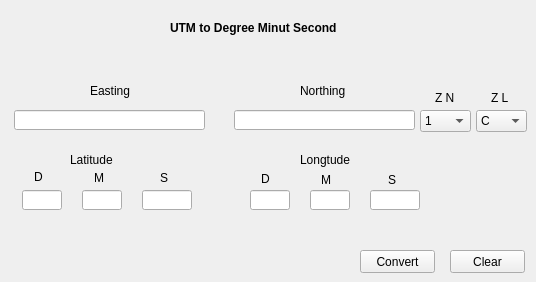
   <widget class="QWidget" name="tab_7">
    <attribute name="title">
     <string>utm to dms</string>
    </attribute>
    <widget class="QLineEdit" name="lineEdit_33">
     <property name="enabled">
      <bool>true</bool>
     </property>
     <property name="geometry">
      <rect>
       <x>14</x>
       <y>110</y>
       <width>191</width>
       <height>20</height>
      </rect>
     </property>
     <property name="readOnly">
      <bool>false</bool>
     </property>
    </widget>
    <widget class="QLineEdit" name="lineEdit_34">
     <property name="enabled">
      <bool>true</bool>
     </property>
     <property name="geometry">
      <rect>
       <x>234</x>
       <y>110</y>
       <width>181</width>
       <height>20</height>
      </rect>
     </property>
     <property name="readOnly">
      <bool>false</bool>
     </property>
    </widget>
    <widget class="QLabel" name="label_35">
     <property name="geometry">
      <rect>
       <x>300</x>
       <y>80</y>
       <width>61</width>
       <height>21</height>
      </rect>
     </property>
     <property name="text">
      <string>Northing</string>
     </property>
    </widget>
    <widget class="QLabel" name="label_36">
     <property name="geometry">
      <rect>
       <x>491</x>
       <y>90</y>
       <width>31</width>
       <height>16</height>
      </rect>
     </property>
     <property name="text">
      <string>Z L</string>
     </property>
    </widget>
    <widget class="QLabel" name="label_37">
     <property name="geometry">
      <rect>
       <x>90</x>
       <y>80</y>
       <width>61</width>
       <height>21</height>
      </rect>
     </property>
     <property name="text">
      <string>Easting</string>
     </property>
    </widget>
    <widget class="QLabel" name="label_38">
     <property name="geometry">
      <rect>
       <x>435</x>
       <y>90</y>
       <width>31</width>
       <height>16</height>
      </rect>
     </property>
     <property name="text">
      <string>Z N</string>
     </property>
    </widget>
    <widget class="QLabel" name="label_39">
     <property name="geometry">
      <rect>
       <x>34</x>
       <y>167</y>
       <width>16</width>
       <height>20</height>
      </rect>
     </property>
     <property name="text">
      <string>D</string>
     </property>
    </widget>
    <widget class="QLabel" name="label_40">
     <property name="geometry">
      <rect>
       <x>388</x>
       <y>170</y>
       <width>16</width>
       <height>20</height>
      </rect>
     </property>
     <property name="text">
      <string>S</string>
     </property>
    </widget>
    <widget class="QLabel" name="label_41">
     <property name="geometry">
      <rect>
       <x>300</x>
       <y>150</y>
       <width>51</width>
       <height>20</height>
      </rect>
     </property>
     <property name="text">
      <string>Longtude</string>
     </property>
    </widget>
    <widget class="QLineEdit" name="lineEdit_37">
     <property name="geometry">
      <rect>
       <x>82</x>
       <y>190</y>
       <width>40</width>
       <height>20</height>
      </rect>
     </property>
     <property name="readOnly">
      <bool>true</bool>
     </property>
    </widget>
    <widget class="QLineEdit" name="lineEdit_38">
     <property name="geometry">
      <rect>
       <x>22</x>
       <y>190</y>
       <width>40</width>
       <height>20</height>
      </rect>
     </property>
     <property name="readOnly">
      <bool>true</bool>
     </property>
    </widget>
    <widget class="QLabel" name="label_42">
     <property name="geometry">
      <rect>
       <x>94</x>
       <y>168</y>
       <width>16</width>
       <height>20</height>
      </rect>
     </property>
     <property name="text">
      <string>M</string>
     </property>
    </widget>
    <widget class="QLabel" name="label_43">
     <property name="geometry">
      <rect>
       <x>261</x>
       <y>169</y>
       <width>16</width>
       <height>20</height>
      </rect>
     </property>
     <property name="text">
      <string>D</string>
     </property>
    </widget>
    <widget class="QLabel" name="label_44">
     <property name="geometry">
      <rect>
       <x>321</x>
       <y>170</y>
       <width>16</width>
       <height>20</height>
      </rect>
     </property>
     <property name="text">
      <string>M</string>
     </property>
    </widget>
    <widget class="QLineEdit" name="lineEdit_39">
     <property name="geometry">
      <rect>
       <x>310</x>
       <y>190</y>
       <width>40</width>
       <height>20</height>
      </rect>
     </property>
     <property name="readOnly">
      <bool>true</bool>
     </property>
    </widget>
    <widget class="QLabel" name="label_45">
     <property name="geometry">
      <rect>
       <x>70</x>
       <y>150</y>
       <width>51</width>
       <height>20</height>
      </rect>
     </property>
     <property name="text">
      <string>Latitude</string>
     </property>
    </widget>
    <widget class="QLineEdit" name="lineEdit_40">
     <property name="geometry">
      <rect>
       <x>142</x>
       <y>190</y>
       <width>50</width>
       <height>20</height>
      </rect>
     </property>
     <property name="readOnly">
      <bool>true</bool>
     </property>
    </widget>
    <widget class="QLabel" name="label_46">
     <property name="geometry">
      <rect>
       <x>160</x>
       <y>168</y>
       <width>16</width>
       <height>20</height>
      </rect>
     </property>
     <property name="text">
      <string>S</string>
     </property>
    </widget>
    <widget class="QLineEdit" name="lineEdit_41">
     <property name="geometry">
      <rect>
       <x>250</x>
       <y>190</y>
       <width>40</width>
       <height>20</height>
      </rect>
     </property>
     <property name="readOnly">
      <bool>true</bool>
     </property>
    </widget>
    <widget class="QLineEdit" name="lineEdit_42">
     <property name="geometry">
      <rect>
       <x>370</x>
       <y>190</y>
       <width>50</width>
       <height>20</height>
      </rect>
     </property>
     <property name="readOnly">
      <bool>true</bool>
     </property>
    </widget>
    <widget class="QPushButton" name="pushButton_15">
     <property name="geometry">
      <rect>
       <x>360</x>
       <y>250</y>
       <width>75</width>
       <height>23</height>
      </rect>
     </property>
     <property name="text">
      <string>Convert</string>
     </property>
    </widget>
    <widget class="QPushButton" name="pushButton_16">
     <property name="geometry">
      <rect>
       <x>450</x>
       <y>250</y>
       <width>75</width>
       <height>23</height>
      </rect>
     </property>
     <property name="text">
      <string>Clear</string>
     </property>
    </widget>
    <widget class="QLabel" name="label_18">
     <property name="geometry">
      <rect>
       <x>170</x>
       <y>20</y>
       <width>171</width>
       <height>16</height>
      </rect>
     </property>
     <property name="font">
      <font>
       <weight>75</weight>
       <bold>true</bold>
      </font>
     </property>
     <property name="text">
      <string>UTM to Degree Minut Second</string>
     </property>
    </widget>
    <widget class="QComboBox" name="comboBox_3">
     <property name="geometry">
      <rect>
       <x>476</x>
       <y>110</y>
       <width>51</width>
       <height>22</height>
      </rect>
     </property>
     <item>
      <property name="text">
       <string>C</string>
      </property>
     </item>
     <item>
      <property name="text">
       <string>D</string>
      </property>
     </item>
     <item>
      <property name="text">
       <string>E</string>
      </property>
     </item>
     <item>
      <property name="text">
       <string>F</string>
      </property>
     </item>
     <item>
      <property name="text">
       <string>G</string>
      </property>
     </item>
     <item>
      <property name="text">
       <string>H</string>
      </property>
     </item>
     <item>
      <property name="text">
       <string>I</string>
      </property>
     </item>
     <item>
      <property name="text">
       <string>J</string>
      </property>
     </item>
     <item>
      <property name="text">
       <string>K</string>
      </property>
     </item>
     <item>
      <property name="text">
       <string>L</string>
      </property>
     </item>
     <item>
      <property name="text">
       <string>M</string>
      </property>
     </item>
     <item>
      <property name="text">
       <string>N</string>
      </property>
     </item>
     <item>
      <property name="text">
       <string>O</string>
      </property>
     </item>
     <item>
      <property name="text">
       <string>P</string>
      </property>
     </item>
     <item>
      <property name="text">
       <string>Q</string>
      </property>
     </item>
     <item>
      <property name="text">
       <string>R</string>
      </property>
     </item>
     <item>
      <property name="text">
       <string>S</string>
      </property>
     </item>
     <item>
      <property name="text">
       <string>T</string>
      </property>
     </item>
     <item>
      <property name="text">
       <string>U</string>
      </property>
     </item>
     <item>
      <property name="text">
       <string>V</string>
      </property>
     </item>
     <item>
      <property name="text">
       <string>W</string>
      </property>
     </item>
     <item>
      <property name="text">
       <string>X</string>
      </property>
     </item>
    </widget>
    <widget class="QComboBox" name="comboBox_4">
     <property name="geometry">
      <rect>
       <x>420</x>
       <y>110</y>
       <width>51</width>
       <height>22</height>
      </rect>
     </property>
     <item>
      <property name="text">
       <string>1</string>
      </property>
     </item>
     <item>
      <property name="text">
       <string>2</string>
      </property>
     </item>
     <item>
      <property name="text">
       <string>3</string>
      </property>
     </item>
     <item>
      <property name="text">
       <string>4</string>
      </property>
     </item>
     <item>
      <property name="text">
       <string>5</string>
      </property>
     </item>
     <item>
      <property name="text">
       <string>6</string>
      </property>
     </item>
     <item>
      <property name="text">
       <string>7</string>
      </property>
     </item>
     <item>
      <property name="text">
       <string>8</string>
      </property>
     </item>
     <item>
      <property name="text">
       <string>9</string>
      </property>
     </item>
     <item>
      <property name="text">
       <string>10</string>
      </property>
     </item>
     <item>
      <property name="text">
       <string>11</string>
      </property>
     </item>
     <item>
      <property name="text">
       <string>12</string>
      </property>
     </item>
     <item>
      <property name="text">
       <string>13</string>
      </property>
     </item>
     <item>
      <property name="text">
       <string>14</string>
      </property>
     </item>
     <item>
      <property name="text">
       <string>15</string>
      </property>
     </item>
     <item>
      <property name="text">
       <string>16</string>
      </property>
     </item>
     <item>
      <property name="text">
       <string>17</string>
      </property>
     </item>
     <item>
      <property name="text">
       <string>18</string>
      </property>
     </item>
     <item>
      <property name="text">
       <string>19</string>
      </property>
     </item>
     <item>
      <property name="text">
       <string>20</string>
      </property>
     </item>
     <item>
      <property name="text">
       <string>21</string>
      </property>
     </item>
     <item>
      <property name="text">
       <string>22</string>
      </property>
     </item>
     <item>
      <property name="text">
       <string>23</string>
      </property>
     </item>
     <item>
      <property name="text">
       <string>24</string>
      </property>
     </item>
     <item>
      <property name="text">
       <string>25</string>
      </property>
     </item>
     <item>
      <property name="text">
       <string>26</string>
      </property>
     </item>
     <item>
      <property name="text">
       <string>27</string>
      </property>
     </item>
     <item>
      <property name="text">
       <string>28</string>
      </property>
     </item>
     <item>
      <property name="text">
       <string>29</string>
      </property>
     </item>
     <item>
      <property name="text">
       <string>30</string>
      </property>
     </item>
     <item>
      <property name="text">
       <string>31</string>
      </property>
     </item>
     <item>
      <property name="text">
       <string>32</string>
      </property>
     </item>
     <item>
      <property name="text">
       <string>33</string>
      </property>
     </item>
     <item>
      <property name="text">
       <string>34</string>
      </property>
     </item>
     <item>
      <property name="text">
       <string>35</string>
      </property>
     </item>
     <item>
      <property name="text">
       <string>36</string>
      </property>
     </item>
     <item>
      <property name="text">
       <string>37</string>
      </property>
     </item>
     <item>
      <property name="text">
       <string>38</string>
      </property>
     </item>
     <item>
      <property name="text">
       <string>39</string>
      </property>
     </item>
     <item>
      <property name="text">
       <string>40</string>
      </property>
     </item>
     <item>
      <property name="text">
       <string>41</string>
      </property>
     </item>
     <item>
      <property name="text">
       <string>42</string>
      </property>
     </item>
     <item>
      <property name="text">
       <string>43</string>
      </property>
     </item>
     <item>
      <property name="text">
       <string>45</string>
      </property>
     </item>
     <item>
      <property name="text">
       <string>46</string>
      </property>
     </item>
     <item>
      <property name="text">
       <string>47</string>
      </property>
     </item>
     <item>
      <property name="text">
       <string>48</string>
      </property>
     </item>
     <item>
      <property name="text">
       <string>49</string>
      </property>
     </item>
     <item>
      <property name="text">
       <string>50</string>
      </property>
     </item>
     <item>
      <property name="text">
       <string>51</string>
      </property>
     </item>
     <item>
      <property name="text">
       <string>52</string>
      </property>
     </item>
     <item>
      <property name="text">
       <string>53</string>
      </property>
     </item>
     <item>
      <property name="text">
       <string>54</string>
      </property>
     </item>
     <item>
      <property name="text">
       <string>58</string>
      </property>
     </item>
     <item>
      <property name="text">
       <string>59</string>
      </property>
     </item>
     <item>
      <property name="text">
       <string>60</string>
      </property>
     </item>
    </widget>
   </widget>
